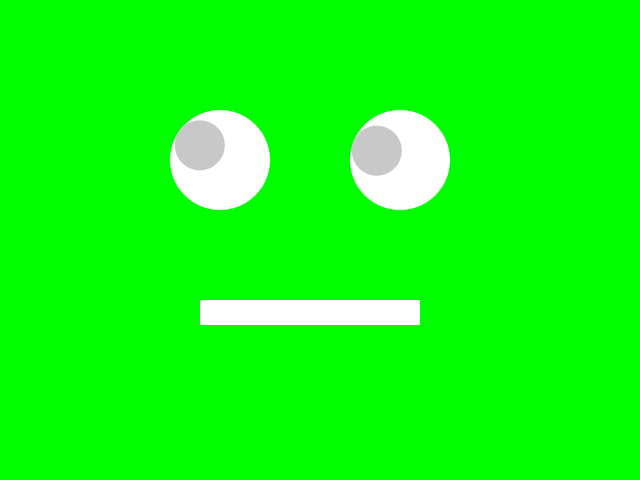
Frame 1 (no input)
Frame 60 (the mouse pressed at the canvas centre just before this capture): identical to frame 1, image omitted
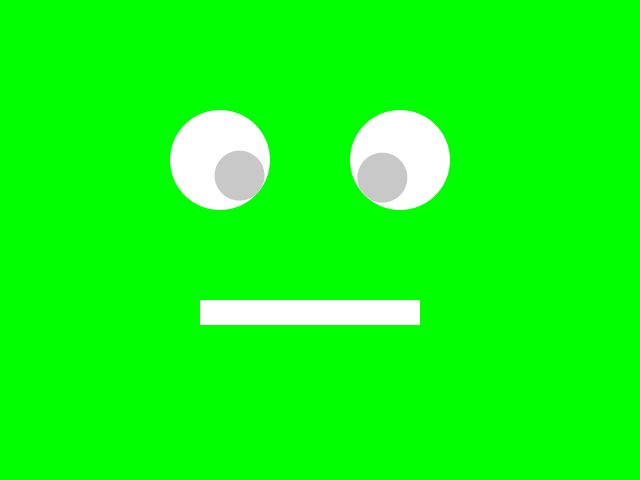
Frame 120 (the mouse held since frame 60 and released just before this capture)

The Processing sketch that drew these frames (run headless with seeded random() and noise(); from frame 60 on, the mouse is pressed at the canvas centre):

// Processing sketch: processing_55788
// ── processing_55788.pde

/*

Creature Thing...
  The eye follows you!
  When the mouse is clicked, the background color changes.
  When the eye's in pain, his mouth opens!
  
... It really isn't as exciting as I make it seem.

*/

Eye eye1; 
Eye eye2;

float bg1;
float bg2;
float bg3;

void setup() {
  size(640, 480); 
  smooth();

  eye1 = new Eye(220, 160, 100);
  eye2 = new Eye(400, 160, 100);

  bg1 = 0;
  bg2 = 255;
  bg3 = 0;
}

void draw() {
  background(bg1, bg2, bg3);


  eye1.update();
  eye1.draw();

  eye2.update();
  eye2.draw();

  fill(255);

  if (mouseX > 270 && mouseX < 340 &&
    mouseY > 120 && mouseY < 180) {
    rect(200, 300, 220, 125);
  }
  else {
    rect(200, 300, 220, 25);
  }
}

void mouseClicked() {

  bg1 = random(0, 255);
  bg2 = random(0, 255);
  bg3 = random(0, 255);

  println("MouseX: " + mouseX + "--" + "MouseY: " + mouseY);
}

class Eye {

  int x;
  int y;
  int size;
  float angle; 

  Eye(int xPos, int yPos, int big) {
    x = xPos;
    y = yPos;
    size = big;
  }

  void update() {
    angle = atan2(mouseY - y, mouseX - x);
  }

  void draw() {
    pushMatrix();
    translate(x, y);
    noStroke();
    fill(255);
    ellipse(0, 0, size, size);
    rotate(angle);
    fill(200);
    ellipse(size/4, 0, size/2, size/2);
    popMatrix();
  }
}
